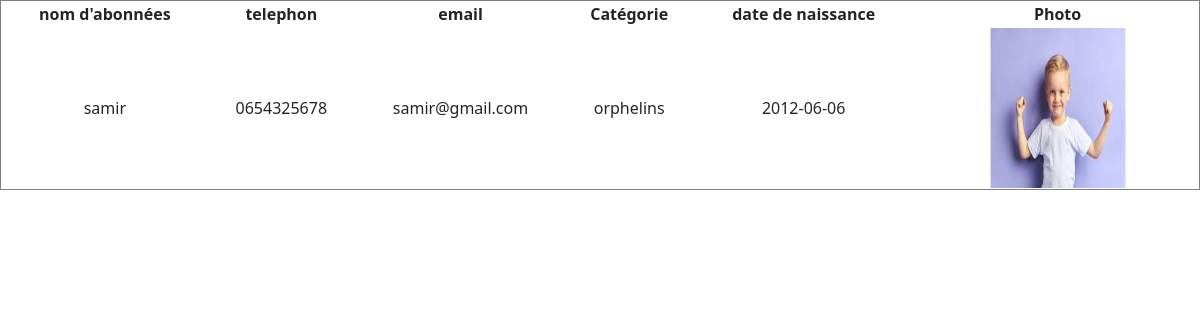
The page /tcategorie.php?nomcat=orphelins on the database its author committed.
### tables this page shows
CREATE TABLE `abonne` (
  `idabonne` int(11) NOT NULL,
  `noma` varchar(200) NOT NULL,
  `telephon` varchar(255) NOT NULL,
  `email` varchar(222) NOT NULL,
  `categorie` varchar(100) NOT NULL,
  `date` date NOT NULL,
  `photo` varchar(100) NOT NULL
);

### tcategorie.php (the view, shortened to what this page needs)
<?php
require_once("connection.php");
?>
<!DOCTYPE html>
<html lang="en">
<head>
    <link href="https://cdn.jsdelivr.net/npm/bootstrap@5.0.1/dist/css/bootstrap.min.css" rel="stylesheet">
</head>
<body>
    <table width="100%" border="1" style="text-align:center;">
        <tr>
            <th>nom d'abonnées</th>
            <th>telephon</th>
            <th>email</th>
            <th>Catégorie</th>
            <th>date de naissance</th>
            <th>Photo</th>
        </tr>
        <?php
        if (isset($_GET['nomcat'])) {
            $cat = $_GET['nomcat'];
            $reqCat = "SELECT * FROM abonne WHERE categorie='$cat'";
        }
        $resultat = mysqli_query($cnassociation, $reqCat);
        while ($ligne = mysqli_fetch_assoc($resultat)) {
        ?>
            <tr>
                <td><?php echo $ligne['noma']; ?></td>
                <td><?php echo $ligne['telephon']; ?></td>
                <td><?php echo $ligne['email']; ?></td>
                <td><?php echo $ligne['categorie']; ?></td>
                <td><?php echo $ligne['date']; ?></td>
                <td><img width="180px" height="160px" src='<?php echo $ligne['photo']; ?>' class="photopro"></td>
            </tr>
        <?php
        };
        ?>
</body>
</html>

### rows shown on the page
abonne: noma "samir", telephon "0654325678", email "samir@gmail.com", categorie "orphelins", date "2012-06-06", photo (picture)
